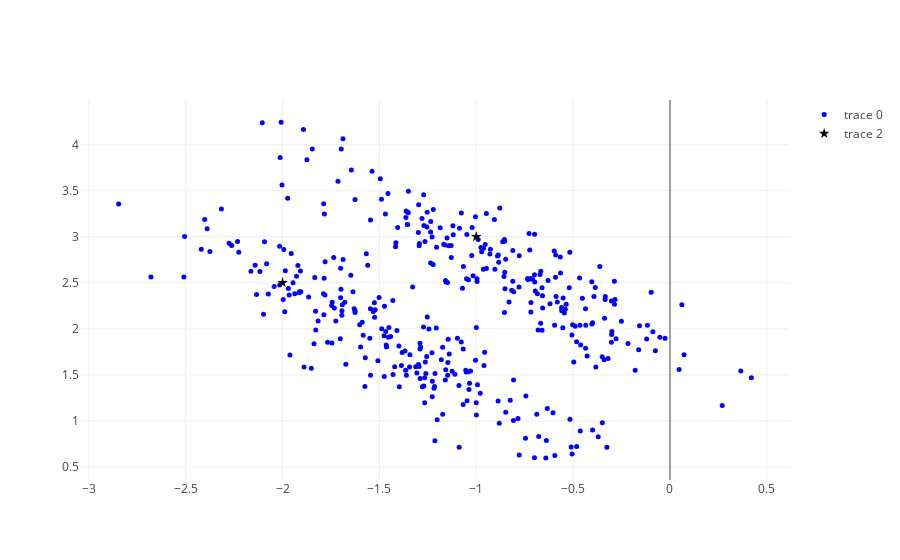
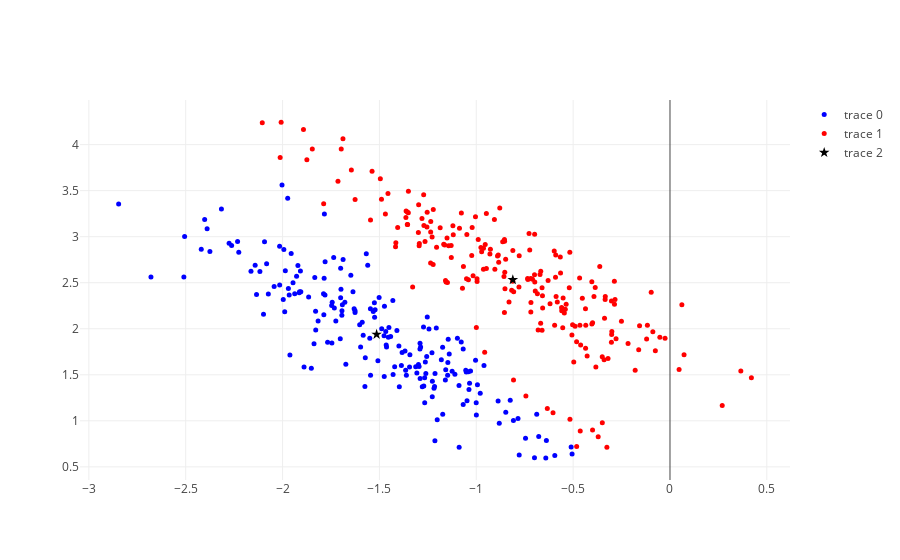
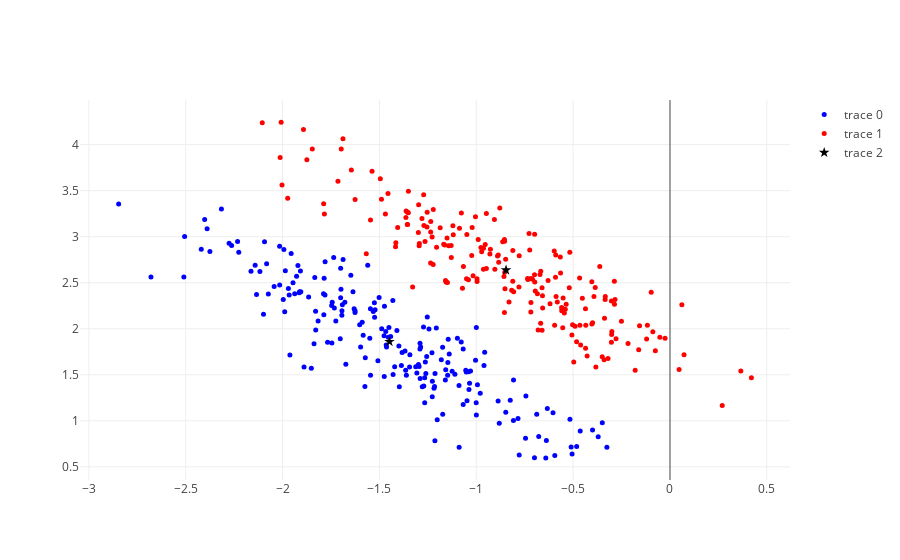
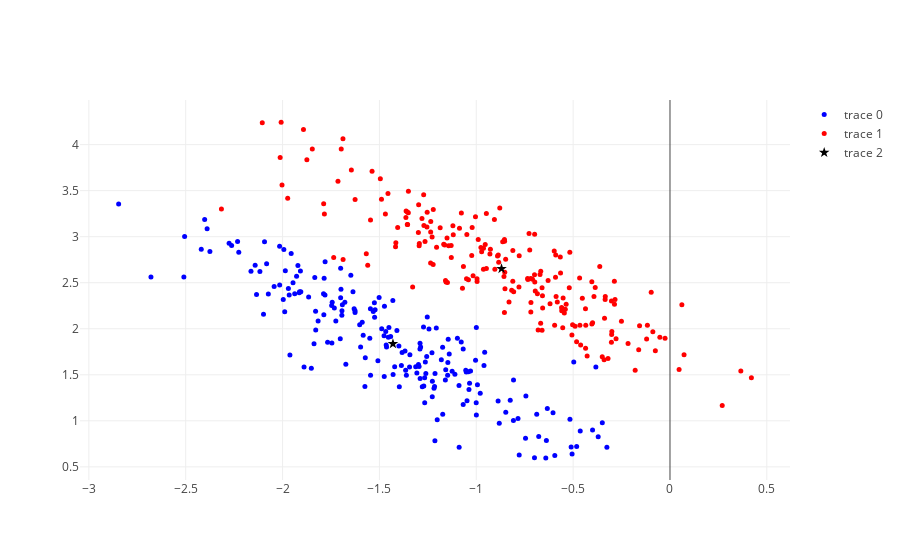

Here is the notebook cell these charts were saved with, in order:
### Code cell
n_iter = 20
n = 400
c = np.zeros((n,1))
d = np.zeros((k,1))

for m in range(n_iter):
    A = np.where(c==0)
    B = np.where(c==1)
    scatter = go.Scatter(
    x = X[A[0],0],
    y = X[A[0],1],
    mode='markers',
    marker=dict(
            size=5,
            symbol='circle',
            color='blue',
            opacity=1
        )
    )
    scatter1 = go.Scatter(
        x = X[B[0],0],
        y = X[B[0],1],
        mode='markers',
        marker=dict(
            size=5,
            symbol='circle',
            color='red',
            opacity=1
        )
    )

    
    scatter4 = go.Scatter(
        x = centers[:,0],
        y = centers[:,1],
        mode='markers',
        marker=dict(
            size=8,
            symbol='star',
            color='black',
            opacity=1
        )
    )
    # Above code is for scatter plot of every iteration.

    data = [scatter,scatter1,scatter4]
    iplot(data, filename='fig0')
    # Assign clusters
    for i in range(n):
        d[0] = (X[i,:] - centers[0,:])@(X[i,:] - centers[0,:]).T
        d[1] = (X[i,:] - centers[1,:])@(X[i,:] - centers[1,:]).T
        c[i] = np.argmin(d)
    data = []
    
    # Compute Means and ellipsoids
    A = np.where(c==0)
    centers[0,:] = np.mean(X[A[0],:],0)
    A = np.where(c==1)
    centers[1,:] = np.mean(X[A[0],:],0)

### Figure 1 — Plotly figure (JSON) as saved in the notebook; plotly's stock layout.template omitted (floating-point values rounded to 4 significant figures; data arrays with more than 128 entries replaced by an {"elided": "..."} marker saying what was removed)
{"data": [{"marker": {"color": "blue", "opacity": 1, "size": 5, "symbol": "circle"}, "mode": "markers", "type": "scatter", "uid": "dcae071f-fad1-4549-b037-2d215f3759b1", "x": {"elided": "400 float values"}, "y": {"elided": "400 float values"}}, {"marker": {"color": "red", "opacity": 1, "size": 5, "symbol": "circle"}, "mode": "markers", "type": "scatter", "uid": "8e3dad86-142b-4520-a63d-bcefa4a822ba", "x": [], "y": []}, {"marker": {"color": "black", "opacity": 1, "size": 8, "symbol": "star"}, "mode": "markers", "type": "scatter", "uid": "d89962fa-852e-49dd-89ce-fb036dc590ab", "x": [-2, -1], "y": [2.5, 3]}], "layout": {}}

### Figure 2 — Plotly figure (JSON) as saved in the notebook; plotly's stock layout.template omitted (floating-point values rounded to 4 significant figures; data arrays with more than 128 entries replaced by an {"elided": "..."} marker saying what was removed)
{"data": [{"marker": {"color": "blue", "opacity": 1, "size": 5, "symbol": "circle"}, "mode": "markers", "type": "scatter", "uid": "c3169e54-645e-400c-a29f-a29d825cfac4", "x": {"elided": "191 float values"}, "y": {"elided": "191 float values"}}, {"marker": {"color": "red", "opacity": 1, "size": 5, "symbol": "circle"}, "mode": "markers", "type": "scatter", "uid": "cd8d32f0-b9aa-472e-8355-81782431020b", "x": {"elided": "209 float values"}, "y": {"elided": "209 float values"}}, {"marker": {"color": "black", "opacity": 1, "size": 8, "symbol": "star"}, "mode": "markers", "type": "scatter", "uid": "533c8c92-31d7-4daa-9e37-45efa2e782c3", "x": [-1.515, -0.8114], "y": [1.939, 2.532]}], "layout": {}}

### Figure 3 — Plotly figure (JSON) as saved in the notebook; plotly's stock layout.template omitted (floating-point values rounded to 4 significant figures; data arrays with more than 128 entries replaced by an {"elided": "..."} marker saying what was removed)
{"data": [{"marker": {"color": "blue", "opacity": 1, "size": 5, "symbol": "circle"}, "mode": "markers", "type": "scatter", "uid": "57dbc44a-2d9e-463a-8692-beb769ff3a7b", "x": {"elided": "200 float values"}, "y": {"elided": "200 float values"}}, {"marker": {"color": "red", "opacity": 1, "size": 5, "symbol": "circle"}, "mode": "markers", "type": "scatter", "uid": "1ddc8d22-a97c-4f84-913e-bf33c0948168", "x": {"elided": "200 float values"}, "y": {"elided": "200 float values"}}, {"marker": {"color": "black", "opacity": 1, "size": 8, "symbol": "star"}, "mode": "markers", "type": "scatter", "uid": "f0d4b984-c01c-4b37-9d05-d4b69a36e1ec", "x": [-1.448, -0.8463], "y": [1.86, 2.637]}], "layout": {}}

### Figure 4 — Plotly figure (JSON) as saved in the notebook; plotly's stock layout.template omitted (floating-point values rounded to 4 significant figures; data arrays with more than 128 entries replaced by an {"elided": "..."} marker saying what was removed)
{"data": [{"marker": {"color": "blue", "opacity": 1, "size": 5, "symbol": "circle"}, "mode": "markers", "type": "scatter", "uid": "21081c85-b229-4414-826d-359d259f4ddf", "x": {"elided": "198 float values"}, "y": {"elided": "198 float values"}}, {"marker": {"color": "red", "opacity": 1, "size": 5, "symbol": "circle"}, "mode": "markers", "type": "scatter", "uid": "3bb5facb-1e05-410a-9870-3b590517cbd3", "x": {"elided": "202 float values"}, "y": {"elided": "202 float values"}}, {"marker": {"color": "black", "opacity": 1, "size": 8, "symbol": "star"}, "mode": "markers", "type": "scatter", "uid": "2c2ec8e1-39f1-4b9b-ae2a-734f5456c853", "x": [-1.43, -0.8697], "y": [1.837, 2.652]}], "layout": {}}
